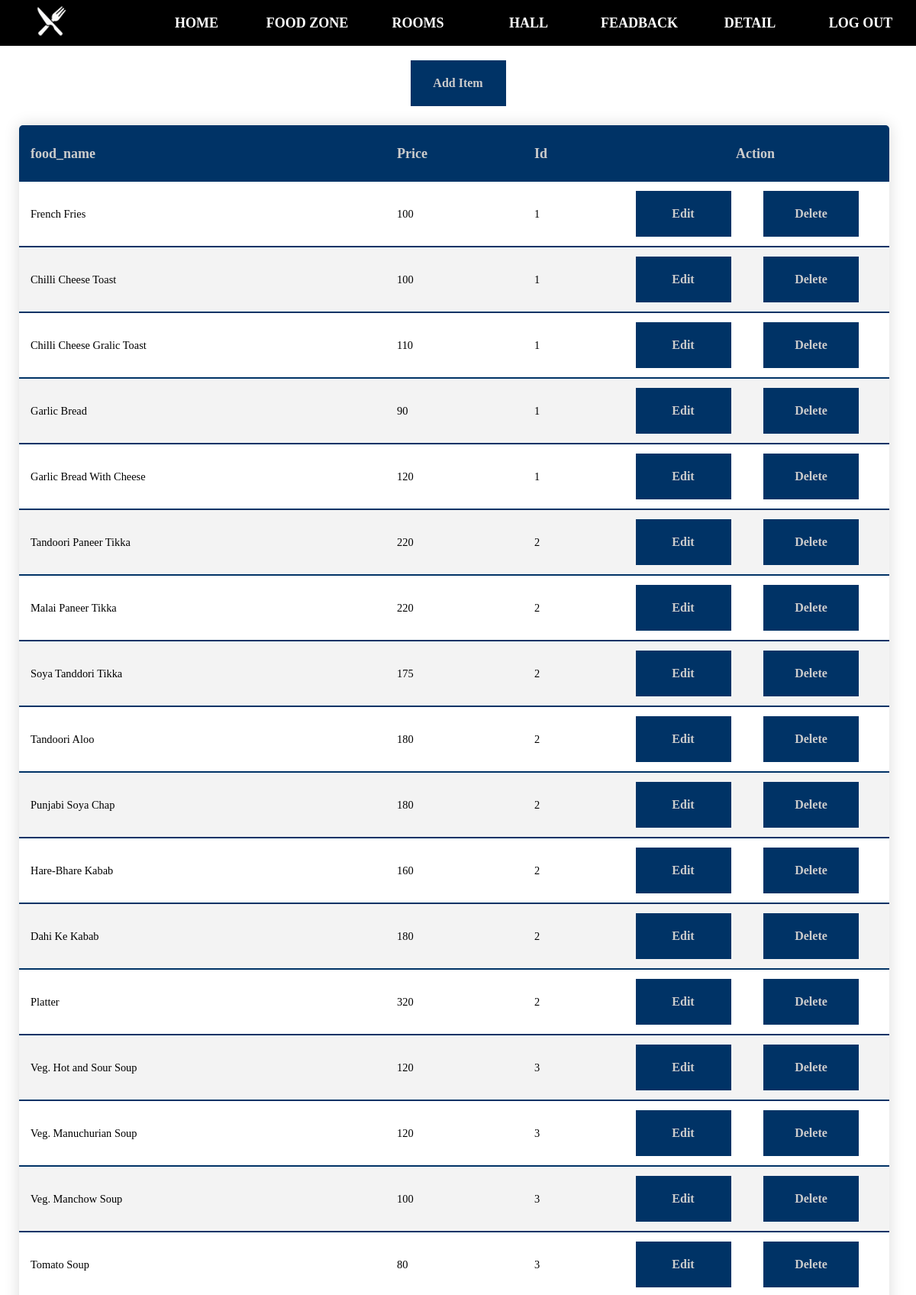
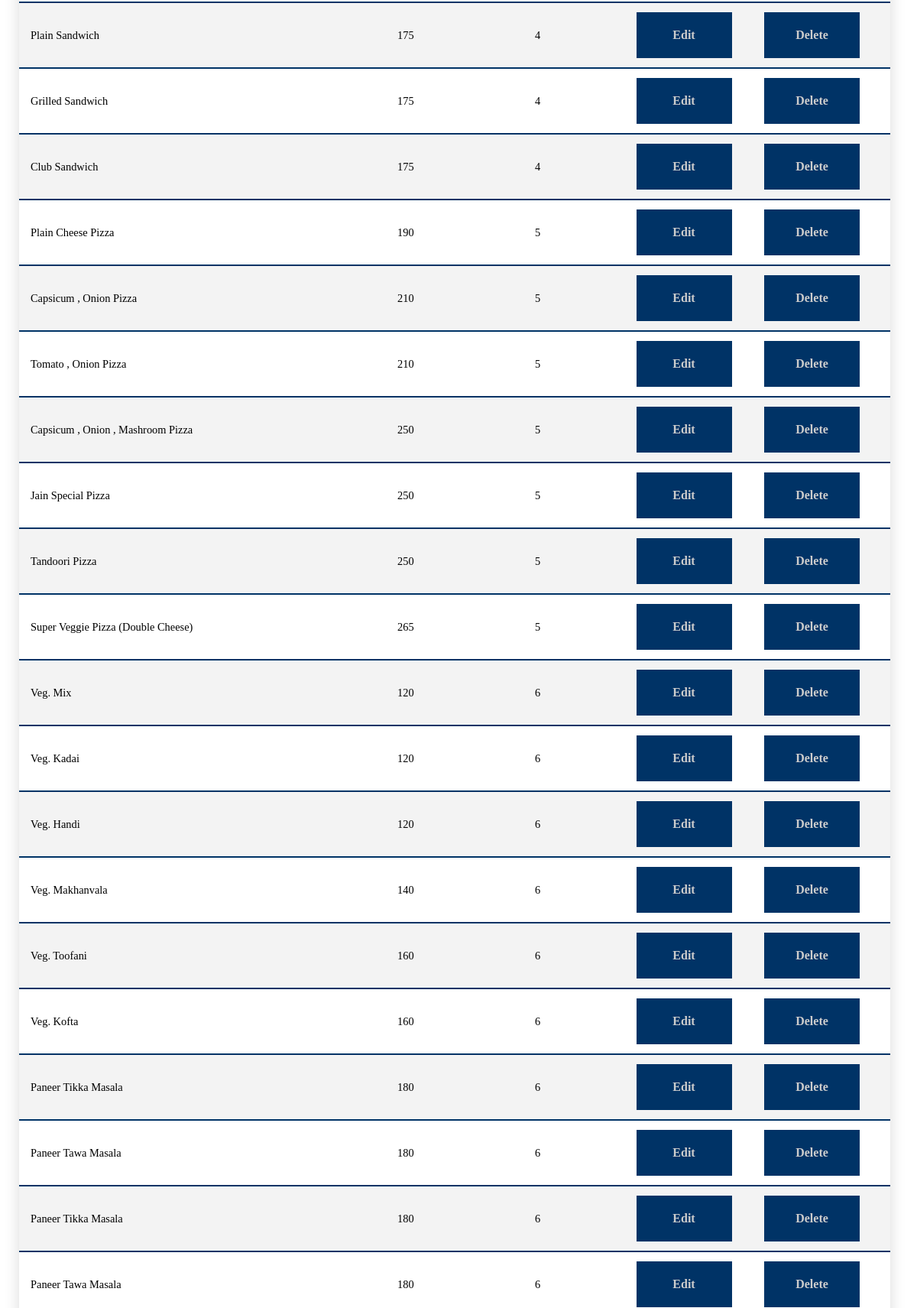
The app's page /Admin/FoodItem_View.php (upper part) with its own data (2 pictures, top to bottom).
### tables this page shows
CREATE TABLE IF NOT EXISTS `food_category` (
  `fid` int(11) NOT NULL AUTO_INCREMENT,
  `fname` varchar(50) NOT NULL,
  `price` int(11) NOT NULL,
  `id` int(11) NOT NULL,
  UNIQUE KEY `fid` (`fid`)
);

### Admin/FoodItem_View.php (the view, shortened to what this page needs)
<?php
	require("Header_Admin.php");
	$query="select * from food_category";
	$rs=$conn->query($query);
?>
<center><a class='link_button' href="FoodItem_Insert_Form.php">Add Item</a></center>
<table width="95%" class="disptable">
	<tr >
		<th width="40%" align="center">food_name</th>
		<th width="15%" align="center">Price</th>
		<th width="10%" align="center">Id</th>
		<th width="30%" align="center" colspan="2">&nbsp;&nbsp;&nbsp;&nbsp;&nbsp;&nbsp;&nbsp;&nbsp;&nbsp;&nbsp;&nbsp;&nbsp;&nbsp;&nbsp;&nbsp;&nbsp;&nbsp;&nbsp;&nbsp;&nbsp;&nbsp;&nbsp;&nbsp;&nbsp;&nbsp;&nbsp;&nbsp;&nbsp;&nbsp;&nbsp;&nbsp;&nbsp;Action</th>
	</tr>
	<?php
		while($row=$rs->fetch_array())
		{
			echo "<tr><td>".$row["fname"]."</td>";
			echo "<td>".$row["price"]."</td>";
			echo "<td>".$row["id"]."</td>";
			echo "<td align='center'><a class='link_button' href='FoodItem_Edit.php?Edit=".$row["fid"]."'>Edit</a></td><td><a class='link_button' href='FoodItem_Delete.php?Delete=".$row["fid"]."'>Delete</a></td></tr>";
		}
	?>
</table>

### src/Style.css (style rules this page uses)
.link_button { text-decoration:none; color:#CCC; background-color:#036; width:125px; display:block; font-weight:bold; text-align:center; line-height:60px; font-size:16px; }
.disptable { border-collapse:collapse; font-size:0.9em; margin-left:25px; margin-right:25%; margin-top:25px; margin-bottom:150px; border-radius:5px 5px 0 0; line-height:60px; overflow:hidden; box-shadow:0 0 20px rgba(0,0,0,0.15); }
.disptable tr th { background-color:#036; color:#CCC; text-align:left; font-weight:bold; line-height:50px; font-size:18px; }
.disptable tr th,.disptable tr td { padding:12px 15px; }
.disptable tr td { border-bottom:2px solid #036; }
.disptable tr:nth-child(odd) { background-color:#f3f3f3; }

### records on screen
food_category: fname "French Fries", price "100", id "1"
food_category: fname "Chilli Cheese Toast", price "100", id "1"
food_category: fname "Chilli Cheese Gralic Toast", price "110", id "1"
food_category: fname "Garlic Bread", price "90", id "1"
food_category: fname "Garlic Bread With Cheese", price "120", id "1"
food_category: fname "Tandoori Paneer Tikka", price "220", id "2"
food_category: fname "Malai Paneer Tikka", price "220", id "2"
food_category: fname "Soya Tanddori Tikka", price "175", id "2"
food_category: fname "Tandoori Aloo", price "180", id "2"
food_category: fname "Punjabi Soya Chap", price "180", id "2"
food_category: fname "Hare-Bhare Kabab", price "160", id "2"
food_category: fname "Dahi Ke Kabab", price "180", id "2"
food_category: fname "Platter", price "320", id "2"
food_category: fname "Veg. Hot and Sour Soup", price "120", id "3"
food_category: fname "Veg. Manuchurian Soup", price "120", id "3"
food_category: fname "Veg. Manchow Soup", price "100", id "3"
food_category: fname "Tomato Soup", price "80", id "3"
food_category: fname "Plain Sandwich", price "175", id "4"
food_category: fname "Grilled Sandwich", price "175", id "4"
food_category: fname "Club Sandwich", price "175", id "4"
food_category: fname "Plain Cheese Pizza", price "190", id "5"
food_category: fname "Capsicum , Onion Pizza", price "210", id "5"
food_category: fname "Tomato , Onion Pizza", price "210", id "5"
food_category: fname "Capsicum , Onion , Mashroom Pizza", price "250", id "5"
food_category: fname "Jain Special Pizza", price "250", id "5"
food_category: fname "Tandoori Pizza", price "250", id "5"
food_category: fname "Super Veggie Pizza (Double Cheese)", price "265", id "5"
food_category: fname "Veg. Mix", price "120", id "6"
food_category: fname "Veg. Kadai", price "120", id "6"
food_category: fname "Veg. Handi", price "120", id "6"
food_category: fname "Veg. Makhanvala", price "140", id "6"
food_category: fname "Veg. Toofani", price "160", id "6"
food_category: fname "Veg. Kofta", price "160", id "6"
food_category: fname "Paneer Tikka Masala", price "180", id "6"
food_category: fname "Paneer Tawa Masala", price "180", id "6"
food_category: fname "Paneer Tikka Masala", price "180", id "6"
food_category: fname "Paneer Tawa Masala", price "180", id "6"
